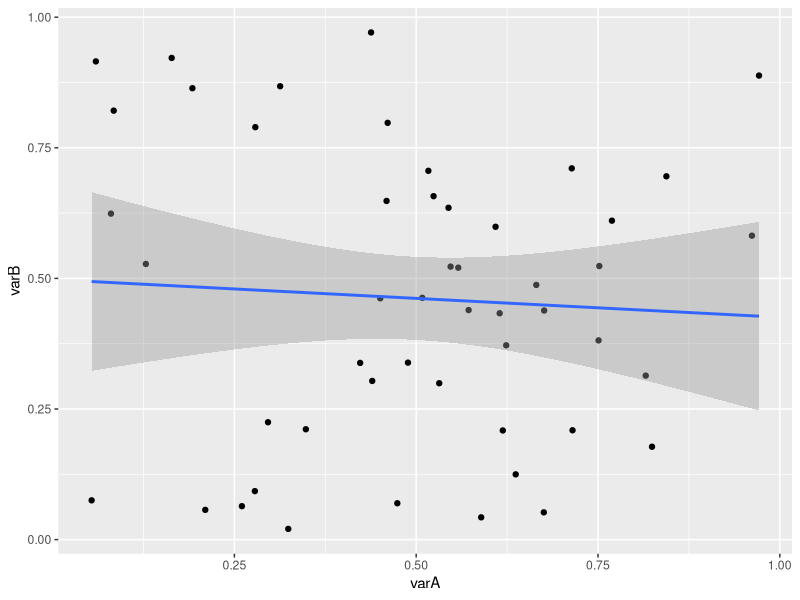
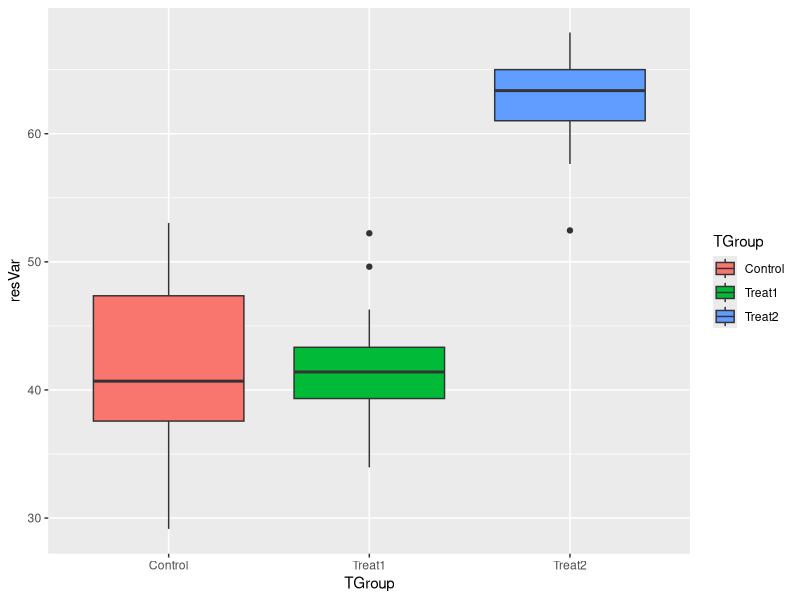
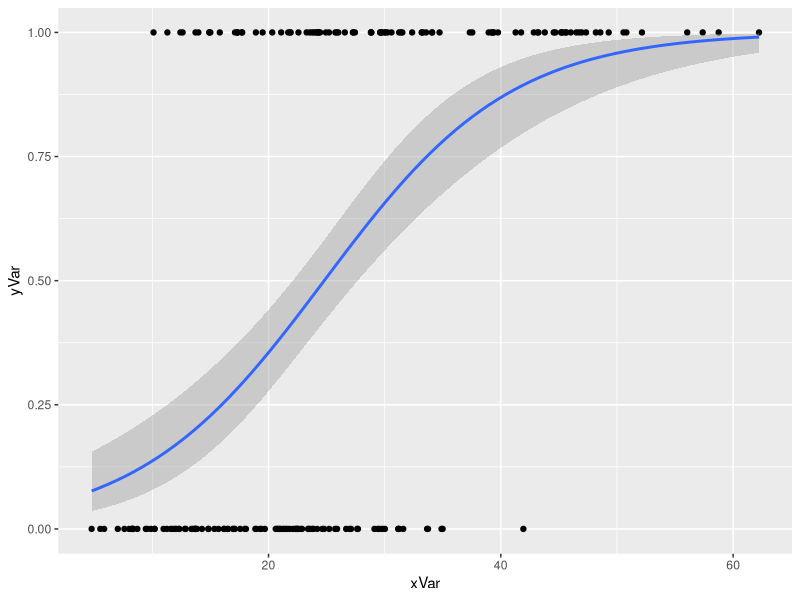
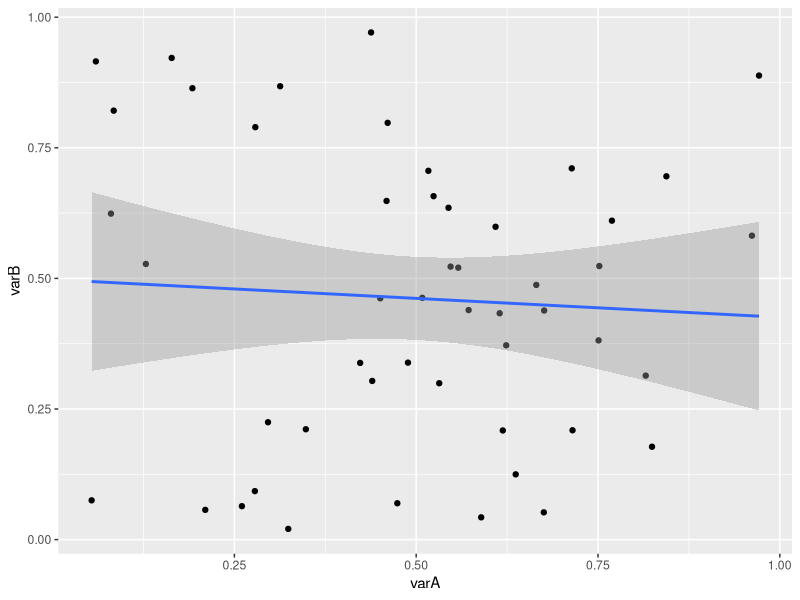

Here is the R script that generated these plots, in order:
# Basic stats models in R
# October 9 2018
#AMP

library(tidyverse)

# Data construction for regression

n <- 50 # number of observations

varA <- runif(n) #random uniform (independent)
varB <- runif(n) # dependent
varC <- 5.5 + varA*10 #noisy dependence

ID <-seq_len(n)
regData <- data.frame(ID,varA, varB,varC)
head(regData)
str(regData)

# Basic regression analysis in R
regModel <- lm(varB~varA, data=regData) #lm means linear model, wants y variable first #varB is a function of varA
regModel
str(regModel) #notice the residuals are automatically generated 
head(regModel$residuals)

summary(regModel)
str(regModel)
z <- unlist(summary(regModel))
z
z$coefficients7

# put needed results in new list
regSum <- list(intercept=z$coefficients1,
               slope = z$coefficients2,
               interceptP=z$coefficients7,
               slopeP = z$coefficients8,
               r2 = z$r.squared)
print(regSum)
regSum$r2
regSum[[5]]

# basic ggplot of regression model
regPlot <- ggplot(data=regData,
                  aes(x=varA, y=varB)) + #aesthetics
                  geom_point() +
                  stat_smooth(method=lm,se=0.99) #creates a line using a linear model with confidence interval  
print(regPlot)
ggsave(filename="Plot1.pdf", 
      plot=regPlot,
      device="pdf")

#Data frame construction for ANOVA
nGroup <- 3
nName <- c("Control", "Treat1", "Treat2")
nSize <- c(12, 17, 9)
nMean <- c(40.1, 42, 60)
nSD <- c(5, 5, 5)

ID <- 1:(sum(nSize)) #generates a row for each observation of data

resVar <- c(rnorm(n=nSize[1], mean=nMean[1], sd=nSD[1]),
            rnorm(n=nSize[2], mean=nMean[2], sd=nSD[2]),
            rnorm(n=nSize[3], mean=nMean[3], sd=nSD[3]))
TGroup <- rep(nName, nSize) #repeat the nName vector nSize times, so repeat 'Control' 12 times, etc.
table(TGroup)            
print(TGroup)
ANOdata <- data.frame(ID,TGroup, resVar)
str(ANOdata) #one of the variables is a factor(discrete), so this is good
head(ANOdata)

#Basic ANOVA model in R
ANOmodel <- aov(resVar~TGroup, data=ANOdata) #response variable is a function of the predictor variable
print(ANOmodel)
print(summary(ANOmodel))
z <- summary(ANOmodel)
str(z)
unlist(z)
ANOsum <- list(Fval=unlist(z)[7], probF=unlist(z)[9])
ANOsum

# Basic ggplot of ANOVA data

ANOPlot <- ggplot(data=ANOdata,
                  aes(x=TGroup, y=resVar,
                      fill = TGroup)) +
  geom_boxplot()
print(ANOPlot)

# Data frame for logistic regressions

xVar <- sort(rgamma(n=200, shape=5, scale=5))
yVar <- sample(rep(c(1,0), each=100), prob=seq_len(200))
lRegData <- data.frame(xVar,yVar)

#logistic regression analysis
lRegModel <- glm(yVar~xVar,  #general linear models
                 data=lRegData,
                 family = binomial(link=logit))
summary(lRegModel)                 

# Basic ggplot of logistic regression

lRegPlot <- ggplot(data = lRegData,
                   aes(x=xVar, y=yVar)) +
                   geom_point() +
                   stat_smooth(method=glm, method.args=list(family=binomial))
print(lRegPlot)
